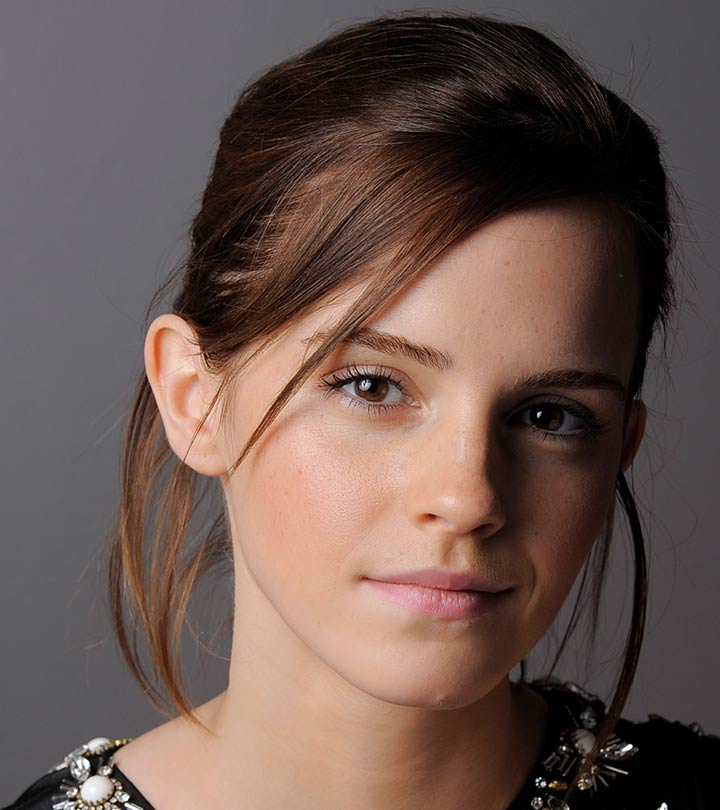
#> input picture Assignment_01/a1images/emma.jpg, 720 x 810 px, found by its file name
$ python intensity_transformation.py
#> lines starting #> are read from the running program, lines starting #| are printed output that depends on the picture
import cv2 as cv
import numpy as np
import matplotlib.pyplot as plt

img = cv.imread(r'F:\SEM 5\Computer Vision\Project\Assignment_01\a1images\emma.jpg', cv.IMREAD_GRAYSCALE)
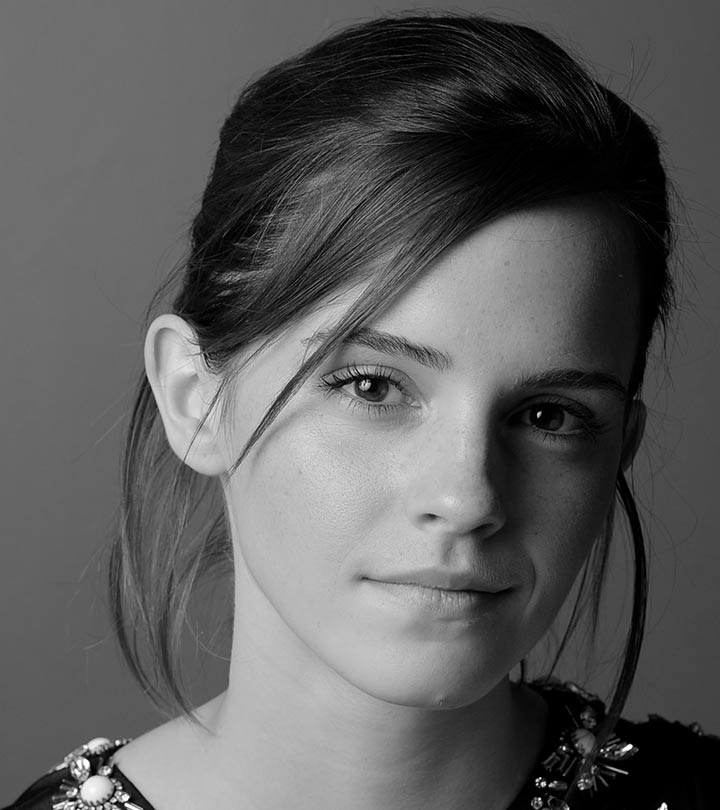
#> img: shape (810, 720); min 0, max 255, mean 92.3
# [7 lines of commented-out code are left out]
c = np.array([(50,75),(150,200),(255,255)])

# Create Transformation curve
t1 = np.linspace(0, c[0,1], c[0,0]+1-0)    #start, stop, num_of_points  <-- output
t2 = np.linspace(c[0,1]+1, c[1,1], c[1,0]-c[0,0])
t3 = np.linspace(c[1,1]+1, c[2,1], c[2,0]-c[1,0])


# Combine Segments
t = np.concatenate((t1,t2,t3), axis=0).astype('uint8')

# Plot the transformation curve
plt.figure(figsize=(8, 5))
plt.plot(t, 'b-', linewidth=2, label='Transformation Curve')
plt.scatter(c[:,0], c[:,1], color='red', s=50, label='Control Points')  # Mark control points
plt.xlabel('Input Pixel Intensity')
plt.ylabel('Output Pixel Intensity')
plt.title('Intensity Transformation Curve')
plt.grid(True)
plt.legend()
plt.show()
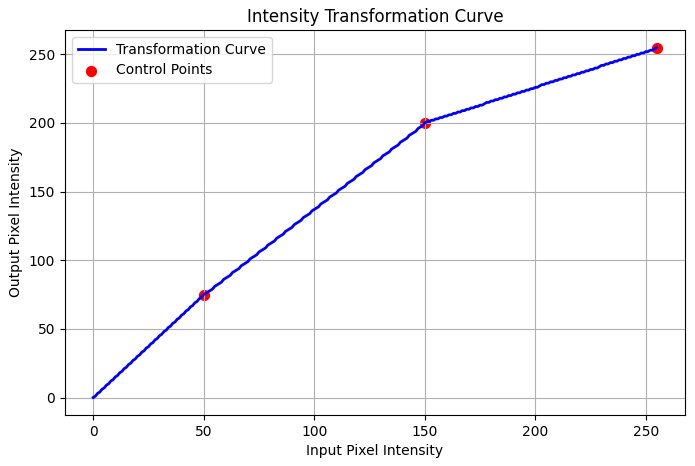
#> figure drawn by matplotlib, 1 panel; curve peaks at x = 255, y = 255


# Apply Transformation
img_transformed = cv.LUT(img, t)
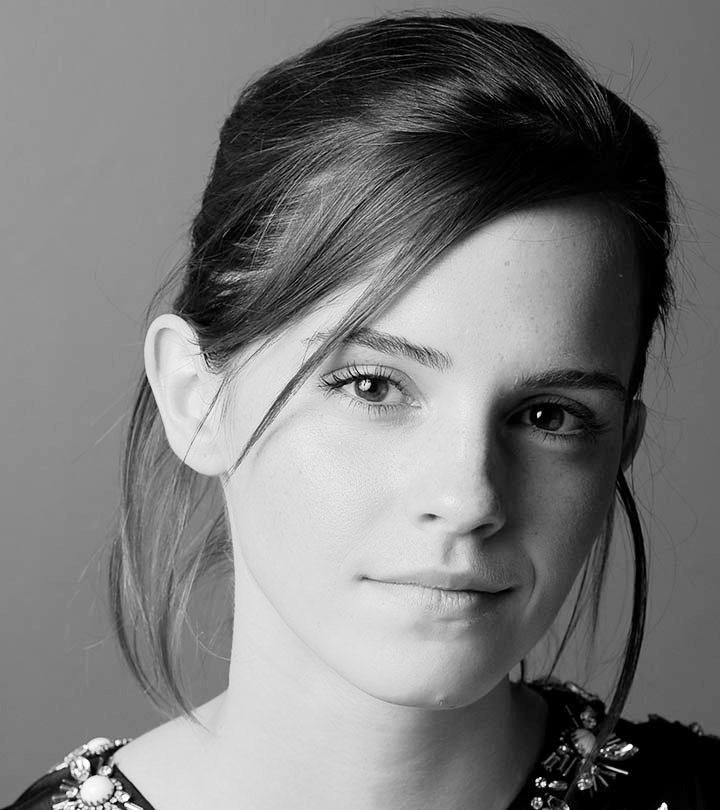
#> img_transformed: shape (810, 720); min 0, max 255, mean 121.3

plt.imshow(img_transformed,cmap='gray')
plt.show()

$ run again, with Assignment_01/a1images/daisy.jpg copied over Assignment_01/a1images/emma.jpg
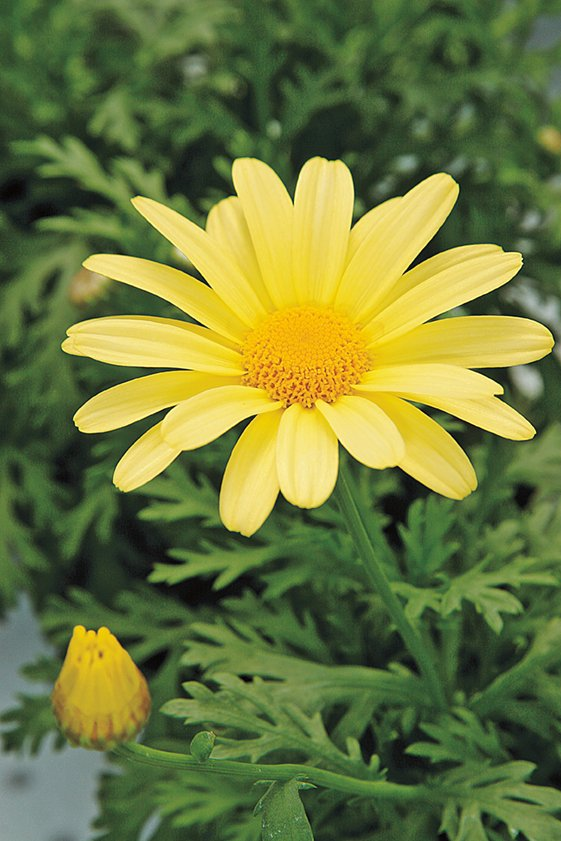
#> input picture Assignment_01/a1images/daisy.jpg, 561 x 841 px, found by its file name
#> `img = cv.imread(r'F:\SEM 5\Computer Vision\Project\Assignment_01\a1ima..`:
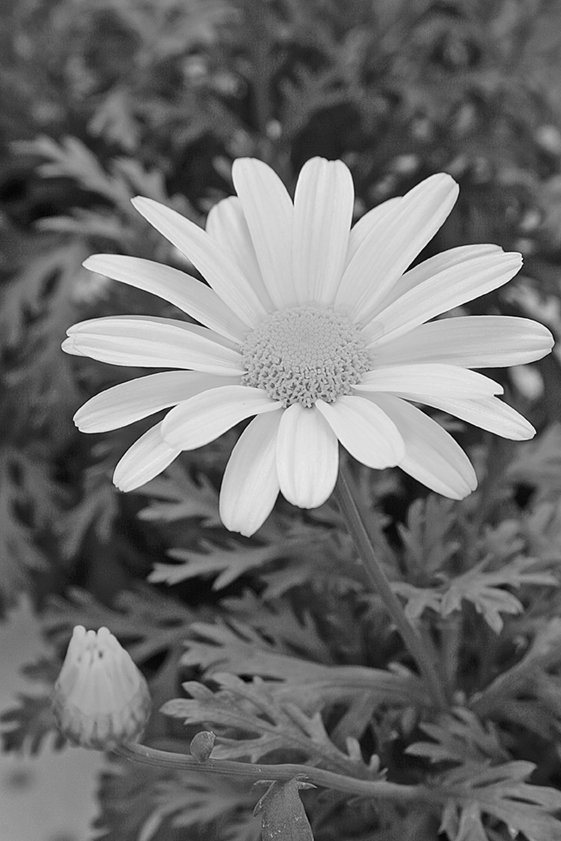
#> img: shape (841, 561); min 0, max 255, mean 110
#> `img_transformed = cv.LUT(img, t)`:
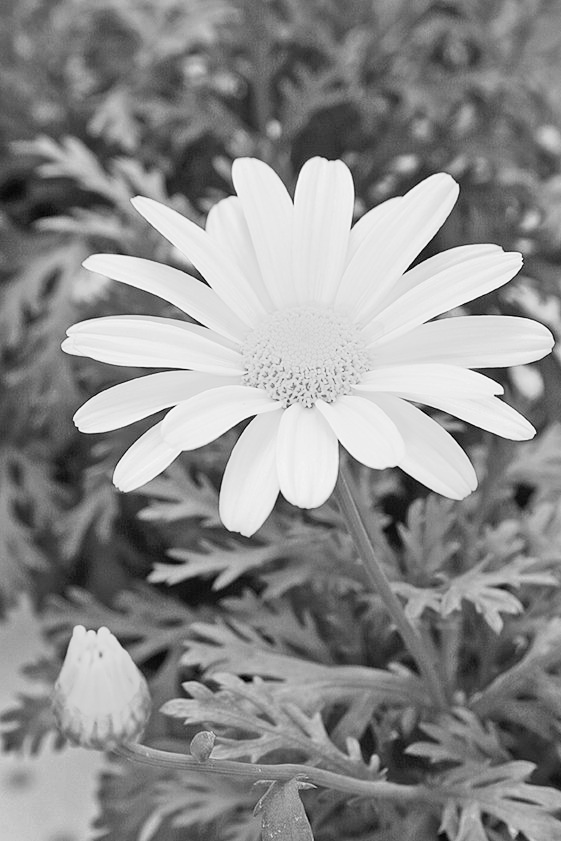
#> img_transformed: shape (841, 561); min 0, max 255, mean 139.9

$ run again, with Assignment_01/a1images/highlights_and_shadows.jpg copied over Assignment_01/a1images/emma.jpg
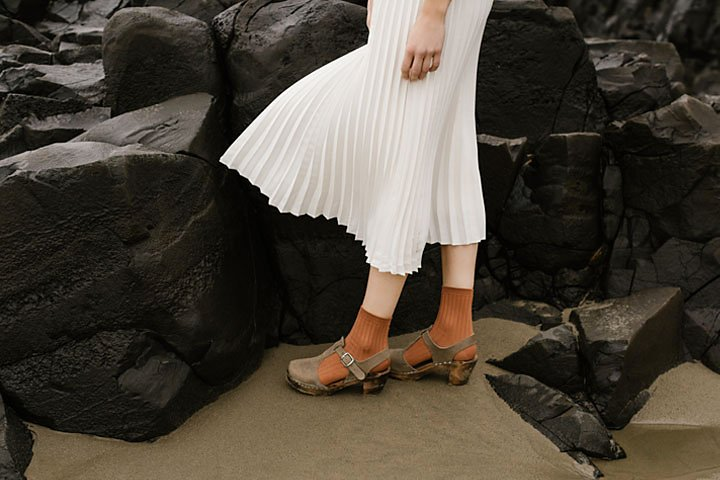
#> input picture Assignment_01/a1images/highlights_and_shadows.jpg, 720 x 480 px, found by its file name
#> `img = cv.imread(r'F:\SEM 5\Computer Vision\Project\Assignment_01\a1ima..`:
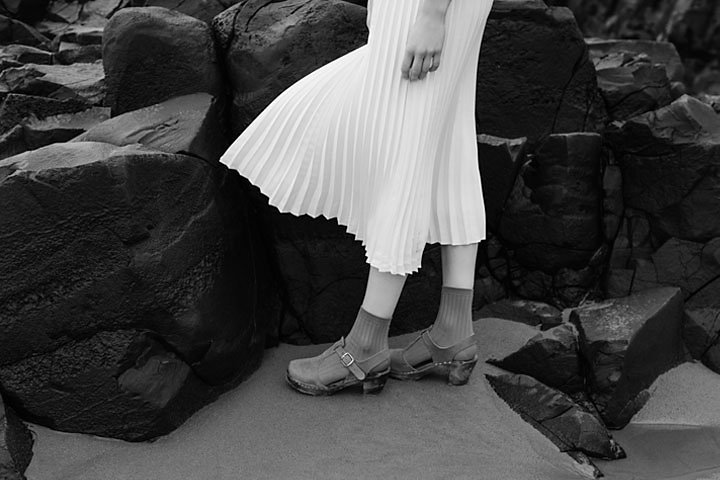
#> img: shape (480, 720); min 0, max 255, mean 69.5
#> `img_transformed = cv.LUT(img, t)`:
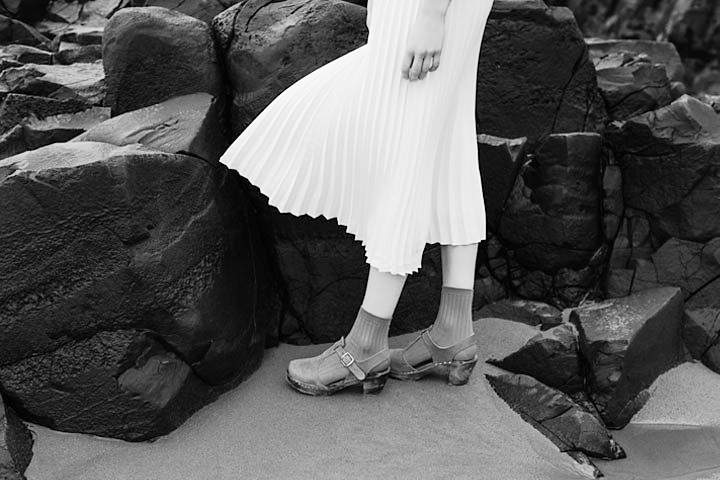
#> img_transformed: shape (480, 720); min 0, max 255, mean 89.4

$ run again, with Assignment_01/a1images/jeniffer.jpg copied over Assignment_01/a1images/emma.jpg
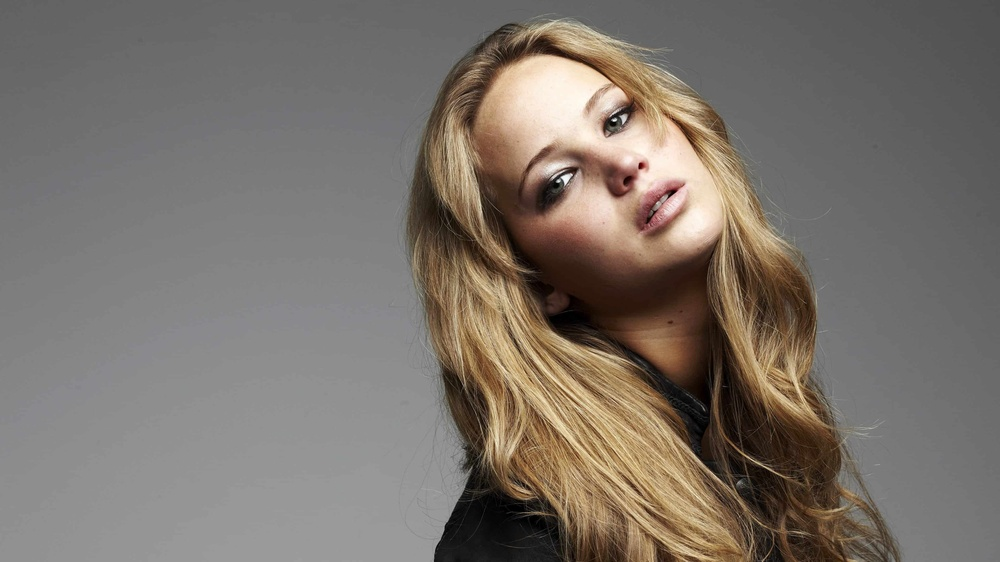
#> input picture Assignment_01/a1images/jeniffer.jpg, 1000 x 562 px, shrunk from 3840 x 2160 before the run, found by its file name
#> `img = cv.imread(r'F:\SEM 5\Computer Vision\Project\Assignment_01\a1ima..`:
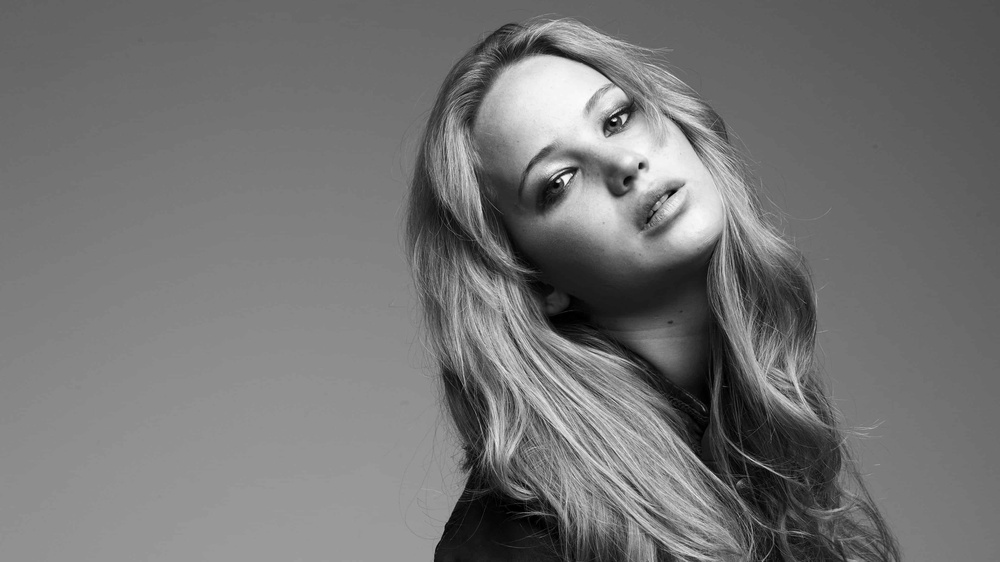
#> img: shape (562, 1000); min 0, max 253, mean 115.8
#> `img_transformed = cv.LUT(img, t)`:
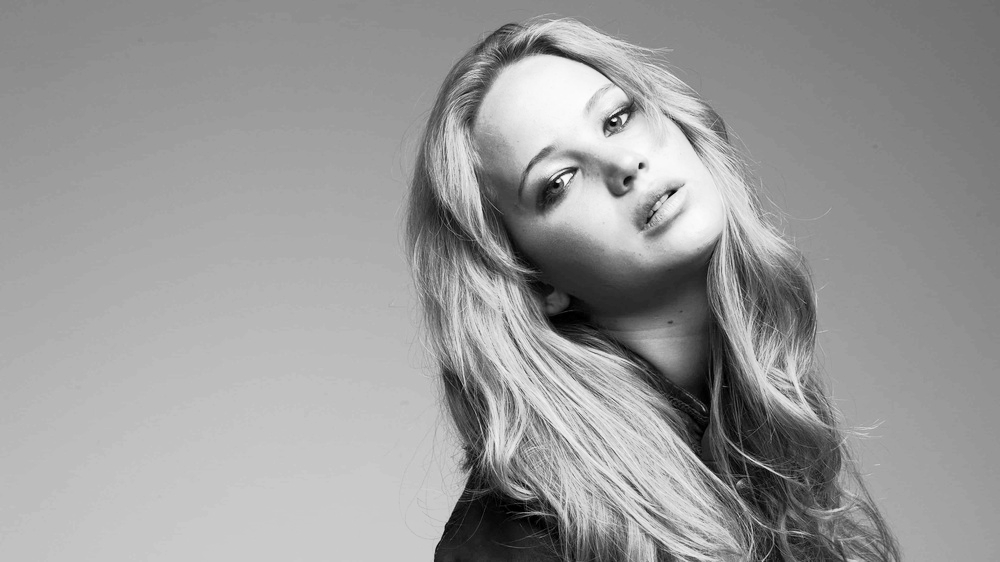
#> img_transformed: shape (562, 1000); min 0, max 253, mean 153.7
